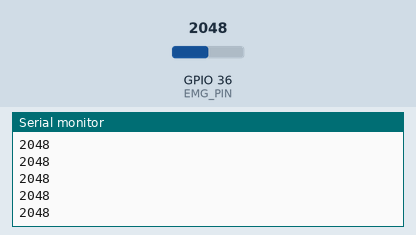
Simulated run of this sketch. Board: ESP32. Parts: the last lines printed to the serial monitor. The test bench sets the inputs (shaded band); at power-on: GPIO 36 (EMG_PIN) = 2048.

Above: at 2.2 s.
2.3 s: GPIO 36 (EMG_PIN) set to 2866
At 2.8 s:
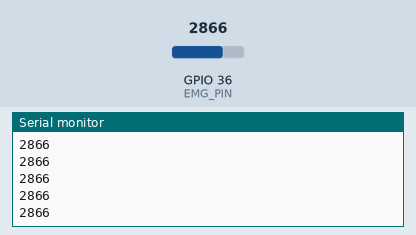
3.8 s: GPIO 36 (EMG_PIN) set to 3603
At 4.6 s:
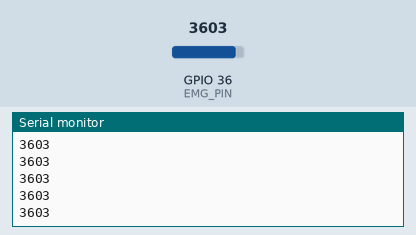
Timing chart, 0 to 6.8 s (numbered marks = the images above; inputs shaded):
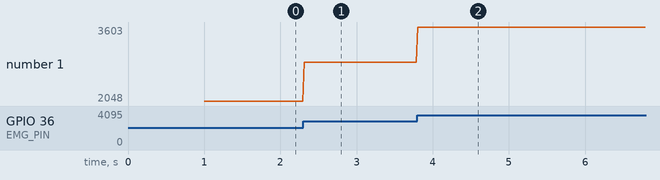

The sketch:

emg_read_test.ino
```cpp
const int EMG_PIN = A0;

void setup() {
  Serial.begin(115200);
  delay(1000);

  Serial.println("MyoWare EMG read test started.");
  Serial.println("Relax and flex your muscle to compare values.");
}

void loop() {
  int emgValue = analogRead(EMG_PIN);

  Serial.println(emgValue);

  delay(20);
}
```

Measured:
- after the input at 2.3 s, the serial monitor: prints a new line at once (image 1)
- after the input at 3.8 s, the serial monitor: prints a new line at once (image 2)
- plotted number 1: 2048 → 2866 after the input at 2.3 s, 2866 → 3603 after the input at 3.8 s
